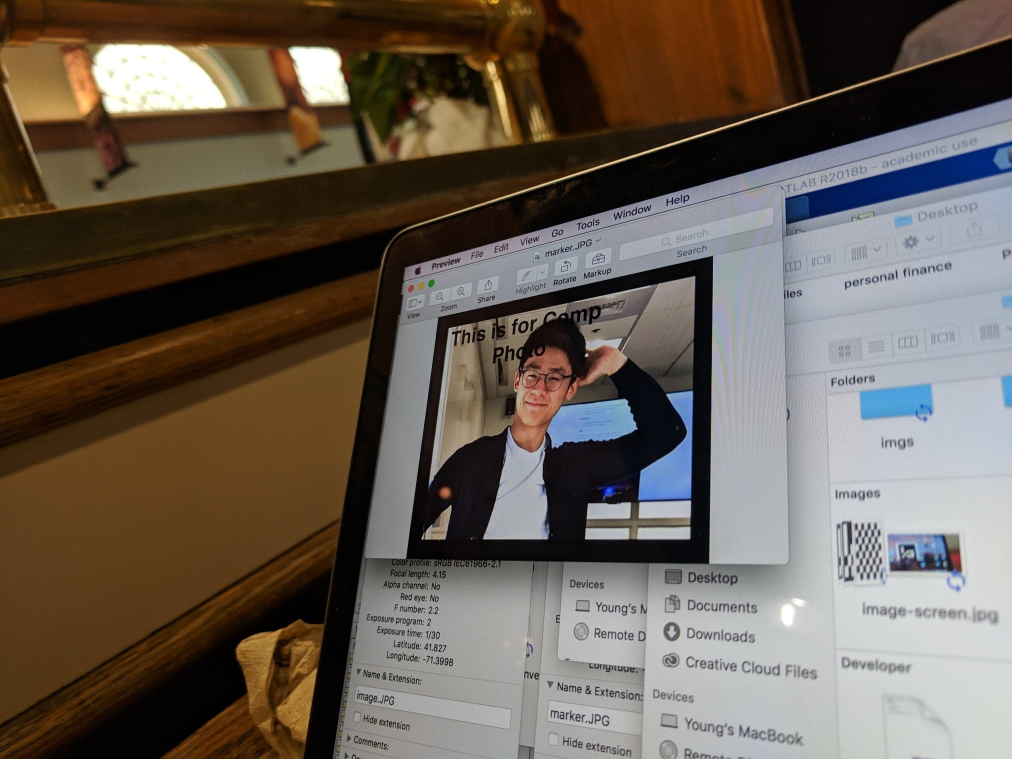
%> input picture photo8.jpg, 2024 x 1518 px (shown at 1/2 size)
$ octave young_Testing.m   (GNU Octave 9; MATLAB toolbox functions it lacks are replaced by stand-ins)
%> lines starting %> are read from the running program, lines starting %| are printed output that depends on the picture
### get_marker_homography.m
function [ transform ] = get_marker_homography(input_img,marker)
%GET_MARKER_HOMOGRAPHY Finds homography between input_img and marker
%
%   Inputs:
%       - input_img :   input image with a marker somewhere in the frame
%       - marker :      marker to find in input_img
%
%   Output:
%       - transform :           the projective transform that takes marker to
%       input_img
% [marker, input_img] = get_cropped_images(marker,input_img);

marker = rgb2gray(marker);
input_img = rgb2gray(input_img);

ptsOriginal  = detectSURFFeatures(input_img);
ptsDistorted = detectSURFFeatures(marker);
[featuresOriginal,validPtsOriginal] = ...
    extractFeatures(input_img,ptsOriginal);
[featuresDistorted,validPtsDistorted] = ...
    extractFeatures(marker,ptsDistorted);

index_pairs = matchFeatures(featuresOriginal,featuresDistorted);
matchedPtsOriginal  = validPtsOriginal(index_pairs(:,1));
matchedPtsDistorted = validPtsDistorted(index_pairs(:,2));

originalLocations = matchedPtsOriginal.Location;
distortedLocations = matchedPtsDistorted.Location;

image_ok_x = originalLocations(:,1);
image_ok_y = distortedLocations(:,2);

marker_ok_x = originalLocations(:,1);
marker_ok_y = distortedLocations(:,2);

[min_x1, leftIndex] = min(image_ok_x);
[max_x1, rightIndex] = max(image_ok_x);
[min_y1, topIndex] = min(image_ok_y);
[max_y1, botIndex] = max(image_ok_y);
% [11 lines of commented-out code are left out]


[transform,~,~] = ...
    estimateGeometricTransform(matchedPtsDistorted,matchedPtsOriginal,...
    'projective');

outputView = imref2d(size(input_img));
Ir = imwarp(marker,transform,'OutputView',outputView);
figure; imshow(Ir);
title('DEBUG OUTPUT: image after transform applied');
end

### generate_fill_texture.m
function out = generate_fill_texture(image, marker)

transform = get_marker_homography(image,marker);

mask = zeros(size(image));
one = ones(size(marker));
comp = logical(composite_images(mask, one, transform.T));
totalArea = bwarea(comp(:,:,1));
halfWindowWidth = floor(1.3*sqrt(totalArea)/2);
stats = regionprops(comp(:,:,1),'centroid');

 center= stats.Centroid;
 centerX = center(1);
 centerY = center(2);

 rect = [centerX-halfWindowWidth, centerY-halfWindowWidth, halfWindowWidth*2, halfWindowWidth*2];

 cutout = imcrop(image, rect);

 figure(111)
 imshow(cutout);

output_size = [size(marker,1) size(marker,2)];
tilesize = round(size(marker,1) / 6);
overlap_size = round(tilesize / 6);
border_size = round(tilesize * 1.5);

out = image_synthesis( cutout, output_size, tilesize, overlap_size, 3, 0, border_size);

end

### young_Testing.m
image = im2double(imread('/Users/youngzheng/Documents/GitHub/cs129_final/testing/media/photo8.jpg'));
marker = im2double(imread('marker2.jpg'));
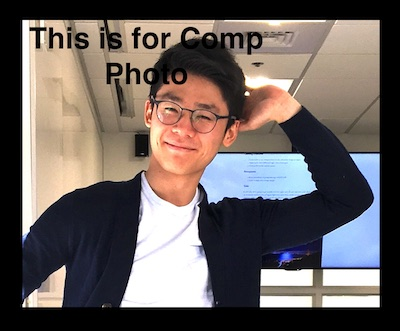
%> input picture marker2.JPG, 400 x 331 px
texture = generate_fill_texture(image,marker);
%> in get_marker_homography, `marker = rgb2gray(marker);`:
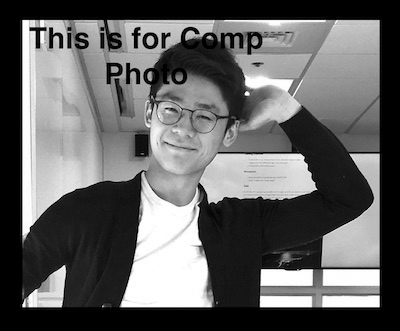
%> marker: size 331x400 double; min 0, max 1, mean 0.392
%> in get_marker_homography, `input_img = rgb2gray(input_img);`:
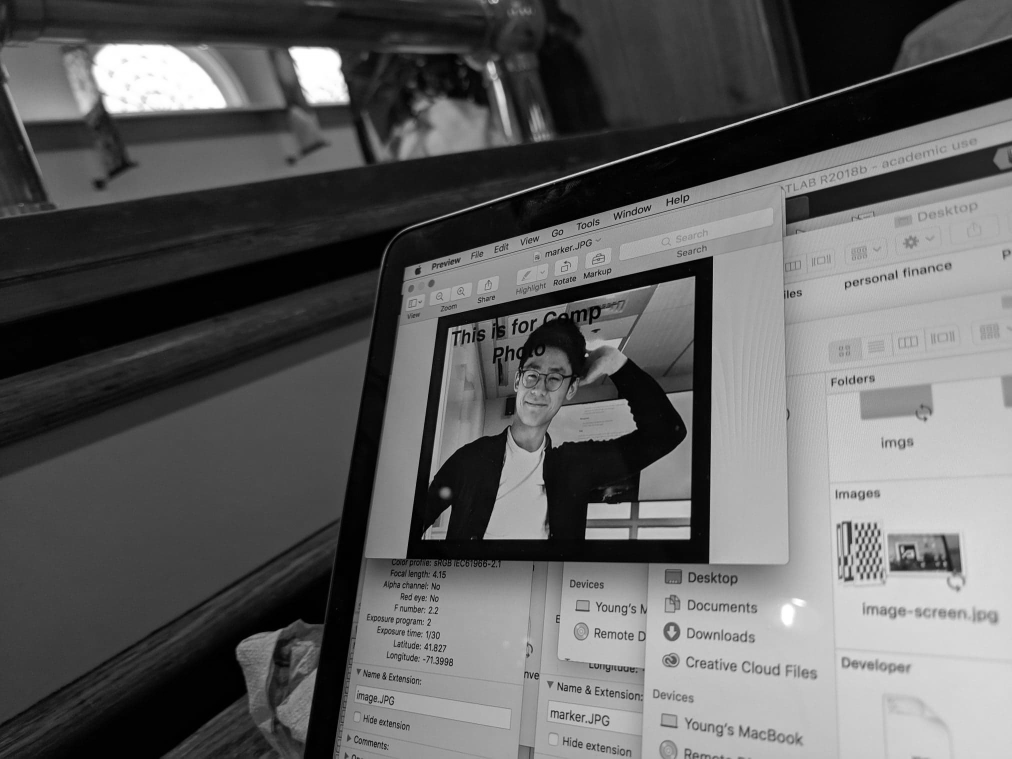
%> input_img: size 1518x2024 double (shown at 1/2 size); min 0, max 1, mean 0.376
%> the run ends on the next line
